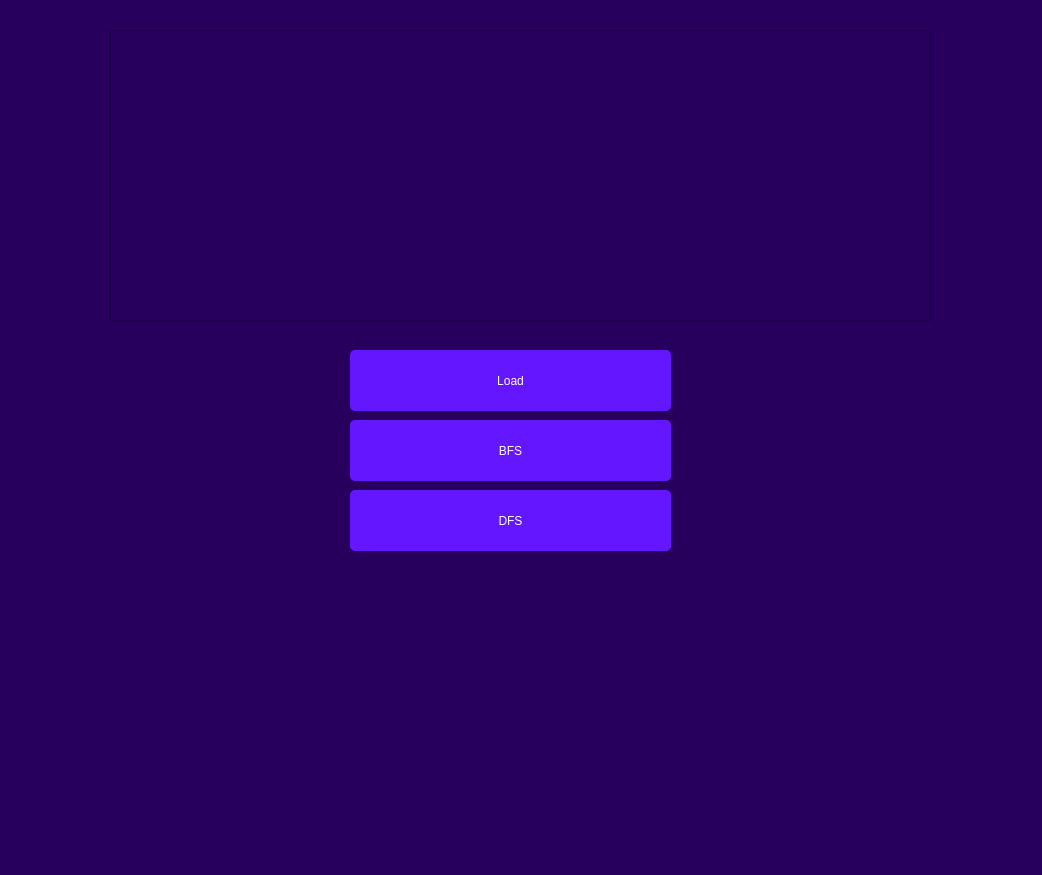
<?xml version="1.0" encoding="UTF-8"?>
<ui version="4.0">
 <class>Form</class>
 <widget class="QWidget" name="Form">
  <property name="geometry">
   <rect>
    <x>0</x>
    <y>0</y>
    <width>1042</width>
    <height>875</height>
   </rect>
  </property>
  <property name="windowTitle">
   <string>Form</string>
  </property>
  <property name="styleSheet">
   <string notr="true">background-color: #27005D;
</string>
  </property>
  <widget class="QPushButton" name="bfs_button">
   <property name="geometry">
    <rect>
     <x>350</x>
     <y>420</y>
     <width>321</width>
     <height>61</height>
    </rect>
   </property>
   <property name="styleSheet">
    <string notr="true">background-color:  rgb(100, 23, 255);
color: rgb(255, 255, 255);
font: 16pt &quot;Mongolian Baiti&quot;;
border-radius: 5px;




</string>
   </property>
   <property name="text">
    <string>BFS</string>
   </property>
  </widget>
  <widget class="QPushButton" name="dfs_button">
   <property name="geometry">
    <rect>
     <x>350</x>
     <y>490</y>
     <width>321</width>
     <height>61</height>
    </rect>
   </property>
   <property name="styleSheet">
    <string notr="true">
background-color: rgb(100, 23, 255);
color: rgb(255, 255, 255);
font: 16pt &quot;Mongolian Baiti&quot;;
border-radius: 5px;




</string>
   </property>
   <property name="text">
    <string>DFS</string>
   </property>
  </widget>
  <widget class="QListView" name="listView">
   <property name="geometry">
    <rect>
     <x>110</x>
     <y>30</y>
     <width>821</width>
     <height>291</height>
    </rect>
   </property>
  </widget>
  <widget class="QPushButton" name="load_csv_button">
   <property name="geometry">
    <rect>
     <x>350</x>
     <y>350</y>
     <width>321</width>
     <height>61</height>
    </rect>
   </property>
   <property name="styleSheet">
    <string notr="true">background-color:  rgb(100, 23, 255);
color: rgb(255, 255, 255);
font: 16pt &quot;Mongolian Baiti&quot;;
border-radius: 5px;




</string>
   </property>
   <property name="text">
    <string>Load</string>
   </property>
  </widget>
 </widget>
 <resources/>
 <connections/>
</ui>
